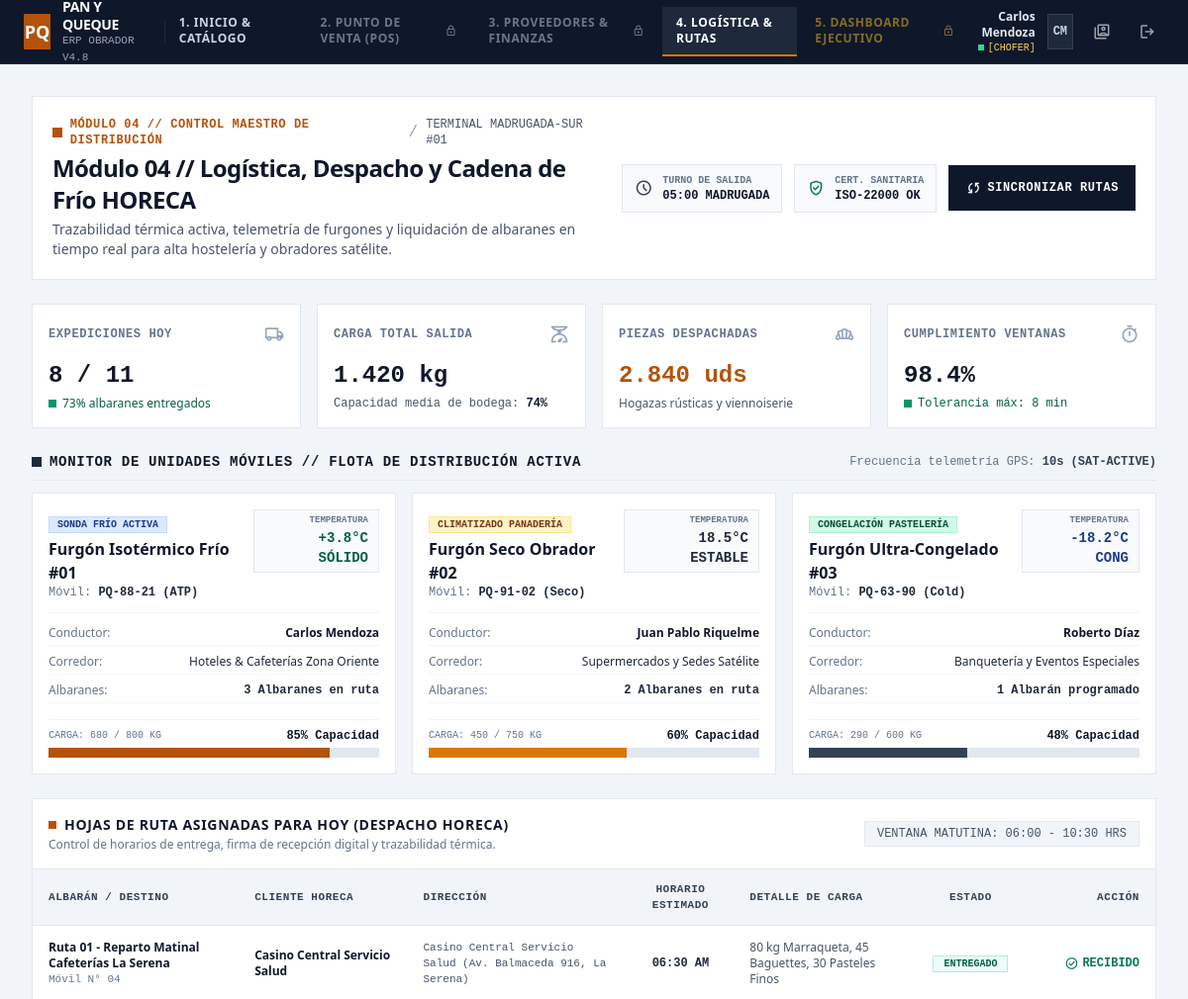
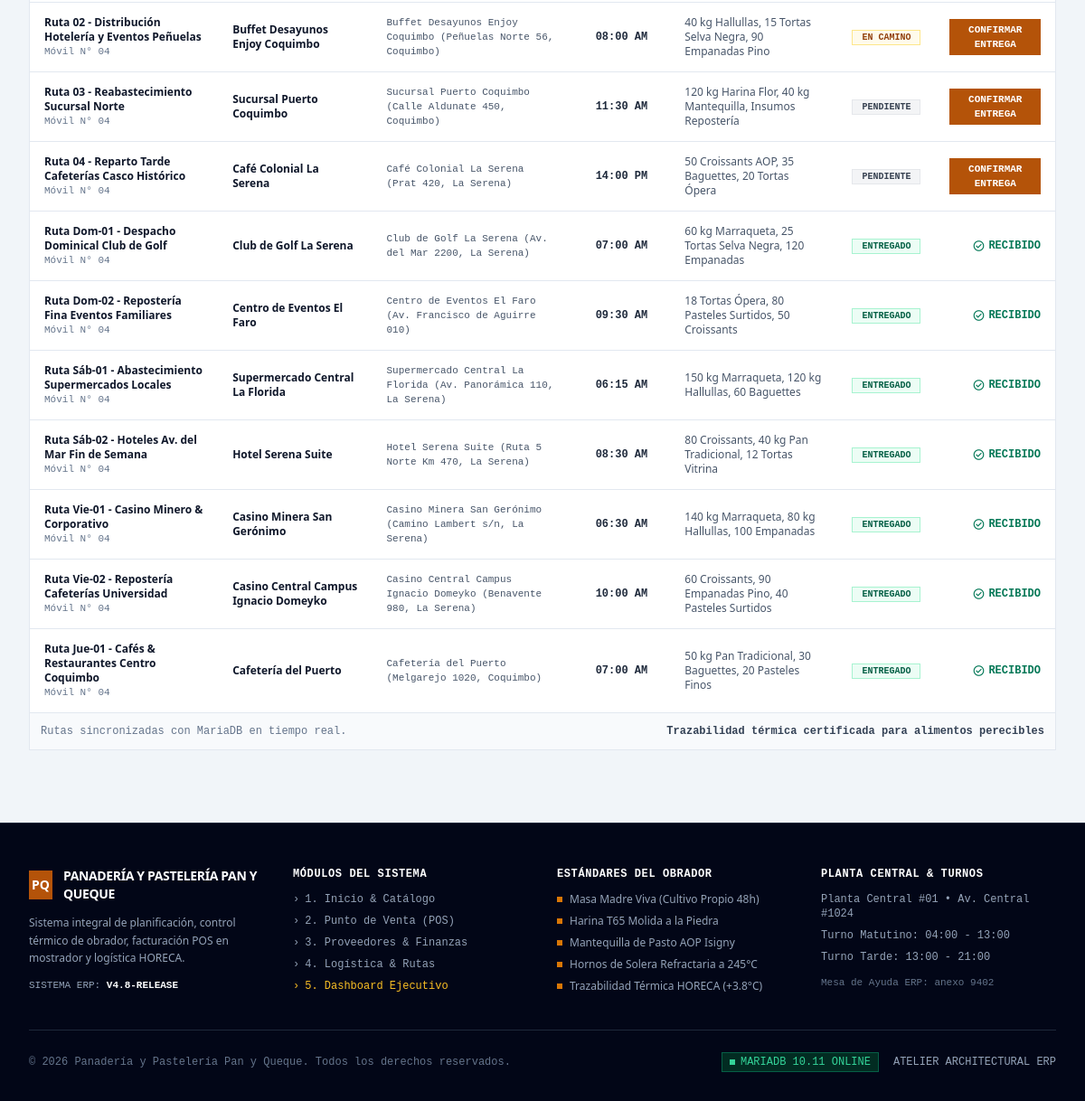
/dispatch.php (signed in), run on the app's committed database (2 pictures, top to bottom).
### tables this page shows
CREATE TABLE `dispatch_routes` (
  `id` int(11) NOT NULL AUTO_INCREMENT,
  `time` varchar(20) NOT NULL,
  `title` varchar(150) NOT NULL,
  `type` varchar(50) DEFAULT NULL,
  `destination` varchar(150) NOT NULL,
  `address` varchar(200) DEFAULT NULL,
  `driver` varchar(100) DEFAULT NULL,
  `status` varchar(30) DEFAULT 'Pendiente',
  `items` text DEFAULT NULL,
  `notes` text DEFAULT NULL,
  `created_at` timestamp NULL DEFAULT current_timestamp(),
  PRIMARY KEY (`id`)
);

### public/dispatch.php (the view, shortened to what the rows shown need)
<?php
require_once __DIR__ . '/../includes/db.php';
require_once __DIR__ . '/../includes/DispatchService.php';
require_once __DIR__ . '/../includes/header.php';
$routes = DispatchService::getAllRoutes();
?>
<div class="p-4 sm:p-6 lg:p-8 max-w-[1536px] mx-auto space-y-6">
    <section class="bg-white border border-slate-200 p-5 rounded-none shadow-none flex flex-col lg:flex-row lg:items-center justify-between gap-4">
        <div class="flex flex-col gap-1">
            <h1 class="text-xl sm:text-2xl font-bold text-slate-900 tracking-tight">
                Módulo 04 // Logística, Despacho y Cadena de Frío HORECA
            </h1>
        </div>
    </section>
    <section class="flex flex-col gap-3">
        <div class="flex items-center justify-between border-b border-slate-200 pb-2">
            <div class="flex items-center gap-2">
                <h2 class="text-sm font-bold uppercase tracking-wider text-slate-900 font-mono">
                    Monitor de Unidades Móviles // Flota de Distribución Activa
                </h2>
            </div>
        </div>
    </section>
    <section class="bg-white border border-slate-200 rounded-none shadow-none">
        <div class="p-4 border-b border-slate-200 flex flex-col sm:flex-row sm:items-center justify-between gap-3">
            <div>
                <h2 class="text-sm font-bold uppercase tracking-wider text-slate-900 flex items-center space-x-2">
                    <span class="w-2 h-2 bg-amber-700 rounded-none inline-block"></span>
                    <span>Hojas de Ruta Asignadas para Hoy (Despacho HORECA)</span>
                </h2>
            </div>
        </div>
        <div class="overflow-x-auto">
            <table class="w-full text-left text-xs border-collapse">
                <thead>
                    <tr class="bg-slate-100 border-b border-slate-200 text-slate-700 font-mono font-semibold uppercase tracking-wider text-[11px]">
                        <th class="py-3 px-4">Albarán / Destino</th>
                        <th class="py-3 px-4">Cliente HORECA</th>
                        <th class="py-3 px-4">Dirección</th>
                        <th class="py-3 px-4 text-center">Horario Estimado</th>
                        <th class="py-3 px-4">Detalle de Carga</th>
                        <th class="py-3 px-4 text-center">Estado</th>
                        <th class="py-3 px-4 text-right">Acción</th>
                    </tr>
                </thead>
                <tbody class="divide-y divide-slate-200 text-slate-800">
                    <?php foreach ($routes as $r): ?>
                    <tr class="hover:bg-slate-50 transition-none">
                        <td class="py-3.5 px-4 font-bold text-slate-900">
                            <?php echo htmlspecialchars($r['titulo']); ?>
                            <span class="block text-[11px] font-mono text-slate-500 font-normal">Móvil N° 04</span>
                        </td>
                        <td class="py-3.5 px-4 font-semibold text-slate-900">
                            <?php echo htmlspecialchars($r['cliente']); ?>
                        </td>
                        <td class="py-3.5 px-4 text-slate-600 font-mono text-[11px]">
                            <?php echo htmlspecialchars($r['destino']); ?>
                        </td>
                        <td class="py-3.5 px-4 text-center font-mono font-bold text-slate-800">
                            <?php echo $r['hora']; ?>
                        </td>
                        <td class="py-3.5 px-4 text-slate-600">
                            <?php echo htmlspecialchars($r['carga']); ?>
                        </td>
                        <td class="py-3.5 px-4 text-center">
                            <span class="px-2.5 py-0.5 text-[10px] font-mono font-bold uppercase rounded-none border <?php echo $r['estado_color']; ?>">
                                <?php echo $r['estado']; ?>
                            </span>
                        </td>
                        <td class="py-3.5 px-4 text-right">
                            <?php if ($r['completado']): ?>
                            <span class="text-emerald-700 font-mono text-xs font-bold inline-flex items-center gap-1">
                                <span class="material-symbols-outlined text-sm">check_circle</span>
                                <span>RECIBIDO</span>
                            </span>
                            <?php else: ?>
                            <button type="button" onclick="confirmDelivery(<?php echo $r['id']; ?>, '<?php echo addslashes($r['cliente']); ?>')" class="bg-amber-700 hover:bg-amber-800 text-white px-3 py-1 text-[11px] font-mono font-semibold uppercase rounded-none transition-none">
                                Confirmar Entrega
                            </button>
                            <?php endif; ?>
                        </td>
                    </tr>
                    <?php endforeach; ?>
                </tbody>
            </table>
        </div>
    </section>
</div>
<?php require_once __DIR__ . '/../includes/footer.php'; ?>

### data on the page
dispatch_routes: title "Ruta 01 - Reparto Matinal Cafeterías La Serena", destination "Casino Central Servicio Salud", destino "Casino Central Servicio Salud (Av. Balmaceda 916, La Serena)", time "06:30 AM", items "80 kg Marraqueta, 45 Baguettes, 30 Pasteles Finos", status "ENTREGADO", shows "RECIBIDO"
dispatch_routes: title "Ruta 02 - Distribución Hotelería y Eventos Peñuelas", destination "Buffet Desayunos Enjoy Coquimbo", destino "Buffet Desayunos Enjoy Coquimbo (Peñuelas Norte 56, Coquimbo)", time "08:00 AM", items "40 kg Hallullas, 15 Tortas Selva Negra, 90 Empanadas Pino", status "EN CAMINO"
dispatch_routes: title "Ruta 03 - Reabastecimiento Sucursal Norte", destination "Sucursal Puerto Coquimbo", destino "Sucursal Puerto Coquimbo (Calle Aldunate 450, Coquimbo)", time "11:30 AM", items "120 kg Harina Flor, 40 kg Mantequilla, Insumos Repostería", status "PENDIENTE"
dispatch_routes: title "Ruta 04 - Reparto Tarde Cafeterías Casco Histórico", destination "Café Colonial La Serena", destino "Café Colonial La Serena (Prat 420, La Serena)", time "14:00 PM", items "50 Croissants AOP, 35 Baguettes, 20 Tortas Ópera", status "PENDIENTE"
dispatch_routes: title "Ruta Dom-01 - Despacho Dominical Club de Golf", destination "Club de Golf La Serena", destino "Club de Golf La Serena (Av. del Mar 2200, La Serena)", time "07:00 AM", items "60 kg Marraqueta, 25 Tortas Selva Negra, 120 Empanadas", status "ENTREGADO", shows "RECIBIDO"
dispatch_routes: title "Ruta Dom-02 - Repostería Fina Eventos Familiares", destination "Centro de Eventos El Faro", destino "Centro de Eventos El Faro (Av. Francisco de Aguirre 010)", time "09:30 AM", items "18 Tortas Ópera, 80 Pasteles Surtidos, 50 Croissants", status "ENTREGADO", shows "RECIBIDO"
dispatch_routes: title "Ruta Sáb-01 - Abastecimiento Supermercados Locales", destination "Supermercado Central La Florida", destino "Supermercado Central La Florida (Av. Panorámica 110, La Serena)", time "06:15 AM", items "150 kg Marraqueta, 120 kg Hallullas, 60 Baguettes", status "ENTREGADO", shows "RECIBIDO"
dispatch_routes: title "Ruta Sáb-02 - Hoteles Av. del Mar Fin de Semana", destination "Hotel Serena Suite", destino "Hotel Serena Suite (Ruta 5 Norte Km 470, La Serena)", time "08:30 AM", items "80 Croissants, 40 kg Pan Tradicional, 12 Tortas Vitrina", status "ENTREGADO", shows "RECIBIDO"
dispatch_routes: title "Ruta Vie-01 - Casino Minero & Corporativo", destination "Casino Minera San Gerónimo", destino "Casino Minera San Gerónimo (Camino Lambert s/n, La Serena)", time "06:30 AM", items "140 kg Marraqueta, 80 kg Hallullas, 100 Empanadas", status "ENTREGADO", shows "RECIBIDO"
dispatch_routes: title "Ruta Vie-02 - Repostería Cafeterías Universidad", destination "Casino Central Campus Ignacio Domeyko", destino "Casino Central Campus Ignacio Domeyko (Benavente 980, La Serena)", time "10:00 AM", items "60 Croissants, 90 Empanadas Pino, 40 Pasteles Surtidos", status "ENTREGADO", shows "RECIBIDO"
dispatch_routes: title "Ruta Jue-01 - Cafés & Restaurantes Centro Coquimbo", destination "Cafetería del Puerto", destino "Cafetería del Puerto (Melgarejo 1020, Coquimbo)", time "07:00 AM", items "50 kg Pan Tradicional, 30 Baguettes, 20 Pasteles Finos", status "ENTREGADO", shows "RECIBIDO"

### other printed values
$currentUser['full_name'] "Carlos Mendoza"
$userRole "CHOFER"
$userInitials "CM"
$completedCount "8"
$totalRoutes "11"
APP_COMPANY "PANADERÍA Y PASTELERÍA PAN Y QUEQUE"
APP_YEAR "2026"
APP_COMPANY "Panadería y Pastelería Pan y Queque"
